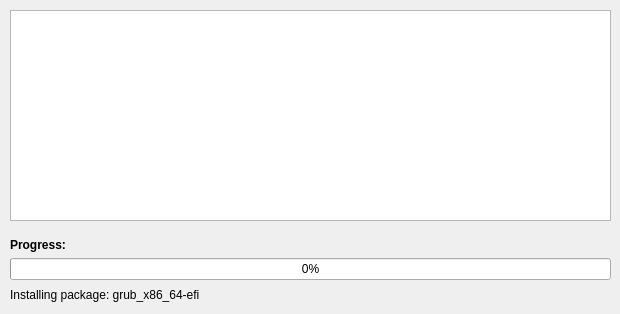
       <widget class="QWidget" name="installPage">
        <widget class="QWidget" name="verticalLayoutWidget_29">
         <property name="geometry">
          <rect>
           <x>10</x>
           <y>234</y>
           <width>451</width>
           <height>21</height>
          </rect>
         </property>
         <layout class="QVBoxLayout" name="verticalLayout_29">
          <item>
           <widget class="QLabel" name="installHeadLabel">
            <property name="font">
             <font>
              <weight>75</weight>
              <bold>true</bold>
             </font>
            </property>
            <property name="text">
             <string>Progress:</string>
            </property>
           </widget>
          </item>
         </layout>
        </widget>
        <widget class="QWidget" name="verticalLayoutWidget_30">
         <property name="geometry">
          <rect>
           <x>10</x>
           <y>254</y>
           <width>601</width>
           <height>31</height>
          </rect>
         </property>
         <layout class="QVBoxLayout" name="verticalLayout_30">
          <item>
           <widget class="QProgressBar" name="installProgressBar">
            <property name="value">
             <number>0</number>
            </property>
           </widget>
          </item>
         </layout>
        </widget>
        <widget class="QWidget" name="verticalLayoutWidget_31">
         <property name="geometry">
          <rect>
           <x>10</x>
           <y>284</y>
           <width>601</width>
           <height>21</height>
          </rect>
         </property>
         <layout class="QVBoxLayout" name="verticalLayout_31">
          <item>
           <widget class="QLabel" name="installFootLabel">
            <property name="text">
             <string>Installing package: grub_x86_64-efi</string>
            </property>
           </widget>
          </item>
         </layout>
        </widget>
        <widget class="QTextEdit" name="progressTextEdit">
         <property name="geometry">
          <rect>
           <x>10</x>
           <y>10</y>
           <width>601</width>
           <height>211</height>
          </rect>
         </property>
         <property name="acceptDrops">
          <bool>false</bool>
         </property>
         <property name="undoRedoEnabled">
          <bool>false</bool>
         </property>
         <property name="readOnly">
          <bool>true</bool>
         </property>
        </widget>
       </widget>
